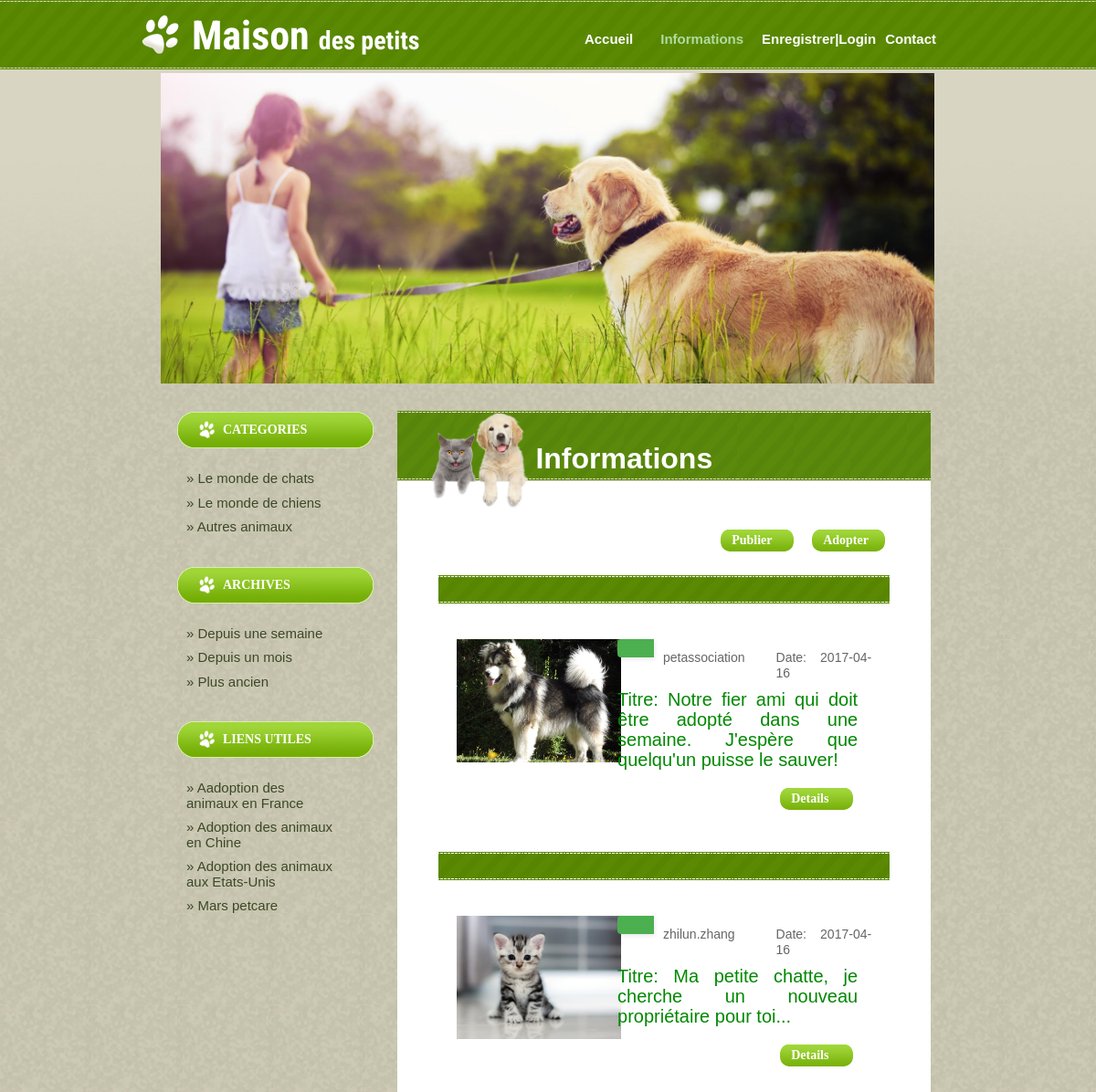
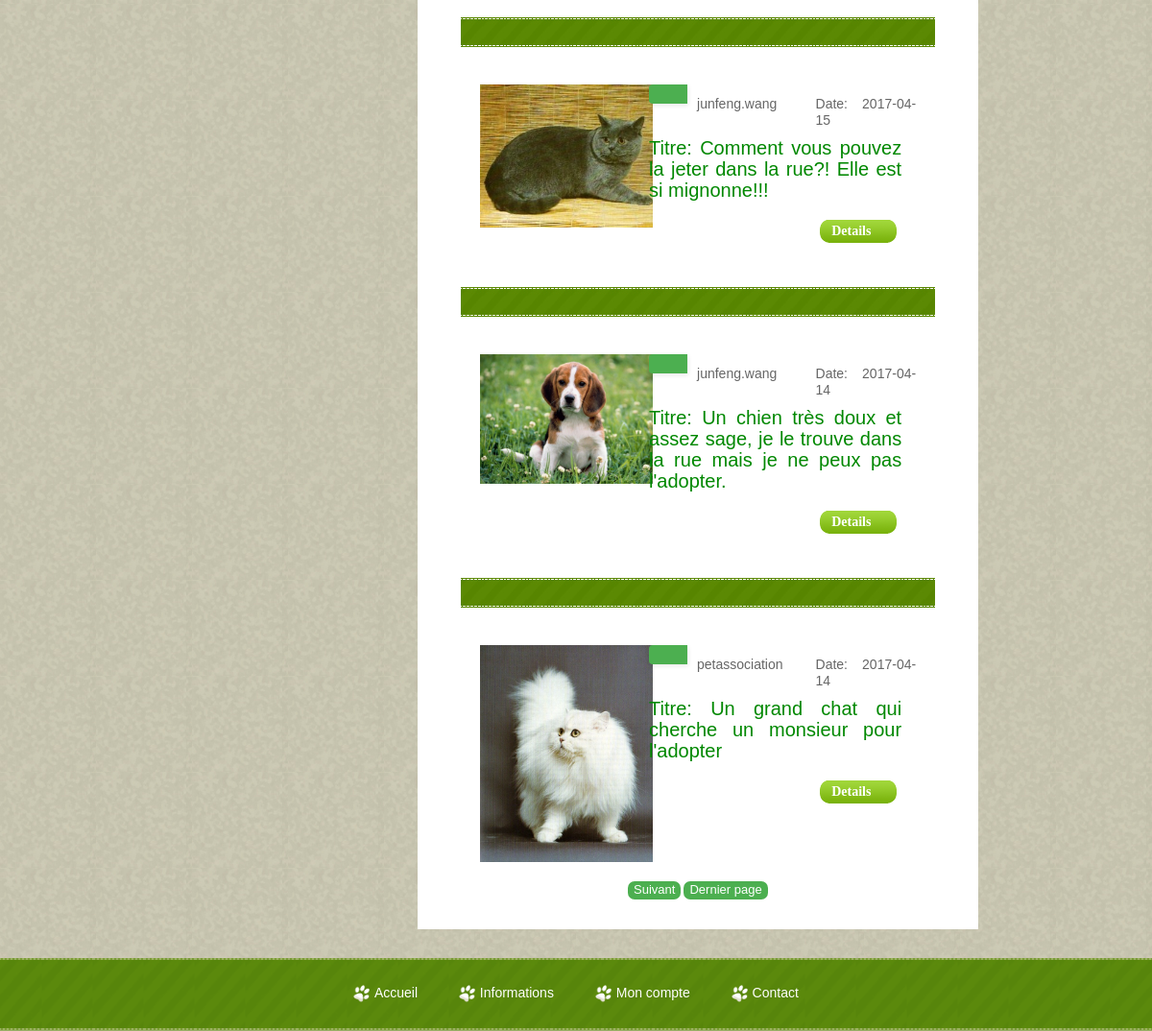
Screenshot of /project/index.php?page=informations with the database file from the repository (2 pictures, top to bottom).
### tables this page shows
CREATE TABLE `informations` (
  `number` int(11) NOT NULL,
  `login` varchar(64) NOT NULL,
  `titre` varchar(512) NOT NULL,
  `type` varchar(32) NOT NULL,
  `genre` varchar(16) NOT NULL,
  `age` int(11) NOT NULL,
  `race` varchar(32) NOT NULL,
  `taille` varchar(16) NOT NULL,
  `adresse` varchar(256) NOT NULL,
  `date` date NOT NULL,
  `photo` varchar(128) NOT NULL
);

### project/utils/Information.php (shortened to what this page needs)
<?php
class Information {
    public static function getAllInformations($dbh) {
        $query = "SELECT * FROM informations WHERE 1 ORDER BY number desc";
        $sth = $dbh->prepare($query);
        $sth->setFetchMode(PDO::FETCH_CLASS, 'Information');
        $sth->execute();
        return $sth->fetchAll();
    }
    public static function afficheInformations($dbh, $all) {
        $pagesize = 5;
        echo <<<CHAINE_DE_FIN
            <div class="row">
            <div class="col-md-6 mybutton"><a onclick="document.getElementById('adopter').style.display = 'block'" style="width: auto">Adopter</a></div>
CHAINE_DE_FIN;
        if ($_SESSION['loggedIn']) {
            echo <<<CHAINE_DE_FIN
            <div class="col-md-6 mybutton"><a onclick="document.getElementById('publier').style.display = 'block'" style="width: auto">Publier</a></div>
CHAINE_DE_FIN;
        } else {
            echo <<<CHAINE_DE_FIN
            <div class="col-md-6 mybutton"><a onclick="document.getElementById('login').style.display = 'block'" style="width: auto">Publier</a></div>
CHAINE_DE_FIN;
        }
        echo <<<CHAINE_DE_FIN
            </div>
CHAINE_DE_FIN;
        $numrows = sizeof($all);
        $pages = intval($numrows / $pagesize);
        if ($numrows % $pagesize != 0) {
            $pages++;
        }
        $page = 1;
        $offset = $pagesize * ($page - 1);
        for ($i = 0; $i < 5 && ($offset + $i) < $numrows; $i++) {
            $number = $offset + $i;
            $info = $all[$number];
            echo <<<CHAINE_DE_FIN
                <h2></h2>
                <div class="row info">
                    <div class="col-md-4">
            <img id='infoimage' class='adopter' src='$info->photo' width=180 />
CHAINE_DE_FIN;
            echo <<<CHAINE_DE_FIN
                </div>
            <div class="col-md-8">
                <div class="row">
                    <div class="col-md-7">
                        <p>
                            <label id="icon" for="name" style='margin-right: 10px'><i class="icon-user"></i></label>
CHAINE_DE_FIN;
            echo $info->login;
            echo <<<CHAINE_DE_FIN
                </p>
                    </div>
                    <div class="col-md-5">
CHAINE_DE_FIN;
            echo "<p style='margin-top: 12px'>Date: $info->date</p>";
            echo <<<CHAINE_DE_FIN
                </div>
                </div>
CHAINE_DE_FIN;
            echo "<h3 style='color: #008800; margin: 0 15px; font-size: 20px'>Titre: $info->titre</h3>";
            $element = "detail" . $info->number;
            echo <<<CHAINE_DE_FIN
                <div class="infobutton"><a onclick = "document.getElementById('$element').style.display = 'block'">Details</a></div>
            </div>
        </div>
CHAINE_DE_FIN;
        }
        $next = $page + 1;
        $last = $pages;
        echo <<<CHAINE_DE_FIN
        <div align='center'>
CHAINE_DE_FIN;
        if ((!isset($_GET['search']) && !isset($_GET['searchdate']) && !isset($_GET['todo'])) || (isset($_GET['todo']) && $_GET['todo'] != "adopter")) {
            echo <<<CHAINE_DE_FIN
        <form action="index.php?page=informations" method="post">
CHAINE_DE_FIN;
        }
        if ($page < $pages) {
            echo <<<CHAINE_DE_FIN
            <button class="pagebutton" name="pagenumber" value=$next>Suivant</button>
            <button class="pagebutton" name="pagenumber" value=$last>Dernier page</button>
CHAINE_DE_FIN;
        }
        echo "</form>";
        echo "</div>";
    }
}

### project/css/style.css (style rules this page uses)
html { background: url(../images/templatemo_html_bg.jpg) repeat; }
body { margin: 0; font-family: Arial, Helvetica, sans-serif; font-size: 11px; line-height: 1.5em; color: #000; background: url(../images/templatemo_page_bg.jpg) repeat-x center top; width: 100%; display: table; }
.content_right_column p { font-size: 14px; font-family: "Helvetica", sans-serif; }
.content_right_mid h2 { margin-top: 20px; padding-left: 10px; padding-top: 8px; font-size: 14px; font-weight: bold; color: #fff; height: 40px; background: url(../images/templatemo_h2.jpg) repeat-x; }
.mybutton { float: right; width: 100px; height: 30px; padding: 4px 0px 0px 12px; margin-top: 20px; font-family: Tahoma, "Arial Black"; font-size: 14px; font-weight: bold; color: #fff; background: url(../images/templatemo_top_button.png) no-repeat; }
.mybutton a { color: #fff; }
#icon { display: inline-block; width: 40px; background-color: #4CAF50; padding: 10px 0px 10px 15px; margin-left: 15px; -webkit-border-radius: 4px 0px 0px 4px; -moz-border-radius: 4px 0px 0px 4px; border-radius: 4px 0px 0px 4px; color: white; -webkit-box-shadow: 1px 2px 5px rgba(0,0,0,.09); -moz-box-shadow: 1px 2px 5px rgba(0,0,0,.09); box-shadow: 1px 2px 5px rgba(0,0,0,.09); border: solid 0px #cbc9c9; }
.info { padding: 20px 20px; }
.infobutton { float: right; width: 100px; height: 30px; padding: 4px 0px 0px 12px; margin-top: 20px; font-family: Tahoma, "Arial Black"; font-size: 14px; font-weight: bold; color: #fff; background: url(../images/templatemo_top_button.png) no-repeat; }
.infobutton a { color: #fff; }
.pagebutton { background-color: #4CAF50; color: white; border-radius: 7px; border: none; cursor: pointer; font-size: 13px; }

### rows the page displays
informations: photo (picture), login "petassociation", date "2017-04-16", titre "Notre fier ami qui doit être adopté dans une semaine. J'espère que quelqu'un puisse le sauver!"
informations: photo (picture), login "zhilun.zhang", date "2017-04-16", titre "Ma petite chatte, je cherche un nouveau propriétaire pour toi..."
informations: photo (picture), login "junfeng.wang", date "2017-04-15", titre "Comment vous pouvez la jeter dans la rue?! Elle est si mignonne!!!"
informations: photo (picture), login "junfeng.wang", date "2017-04-14", titre "Un chien très doux et assez sage, je le trouve dans la rue mais je ne peux pas l'adopter."
informations: photo (picture), login "petassociation", date "2017-04-14", titre "Un grand chat qui cherche un monsieur pour l'adopter"
